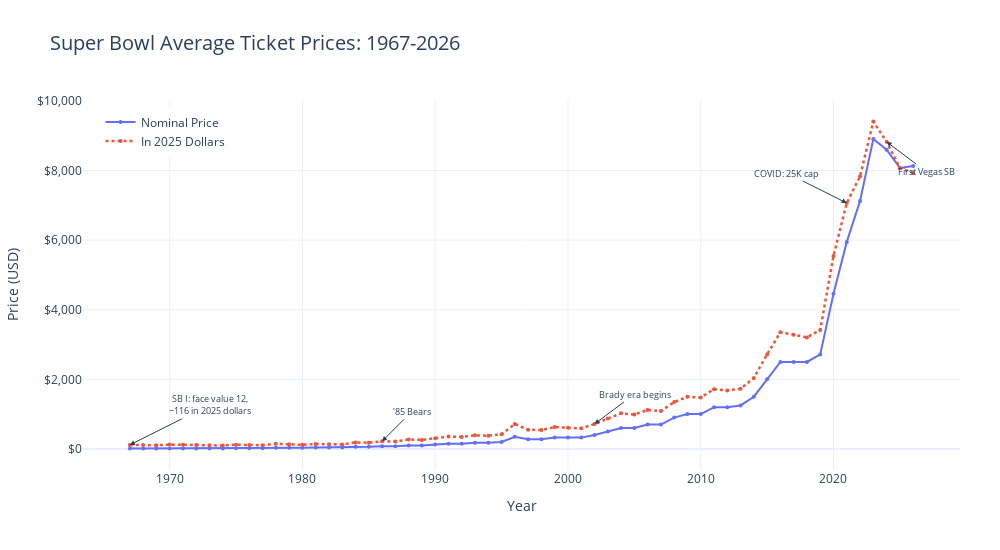

Here is the notebook cell this chart was saved with:
### Markdown cell above
---
## Chart 1: The Big Picture — Nominal vs. Inflation-Adjusted Prices

### Code cell
fig = go.Figure()

# Nominal price line
fig.add_trace(go.Scatter(
    x=df['year'], y=df['avg_ticket_price'],
    mode='lines+markers',
    name='Nominal Price',
    line=dict(color=COLORS['nominal'], width=2),
    marker=dict(size=4),
    hovertemplate='%{x}<br>Nominal: $%{y:,.0f}<extra></extra>'
))

# Inflation-adjusted line
fig.add_trace(go.Scatter(
    x=df['year'], y=df['avg_ticket_price_adj'],
    mode='lines+markers',
    name=f'In {TARGET_YEAR} Dollars',
    line=dict(color=COLORS['adjusted'], width=2.5, dash='dot'),
    marker=dict(size=4),
    hovertemplate='%{x}<br>Adjusted: $%{y:,.0f}<extra></extra>'
))

# Key event annotations
annotations = [
    dict(x=1967, y=df.loc[df['year']==1967, 'avg_ticket_price_adj'].values[0],
         text="SB I: face value 12,<br>~116 in 2025 dollars", showarrow=True,
         arrowhead=2, ax=80, ay=-40, font=dict(size=9)),
    dict(x=1986, y=df.loc[df['year']==1986, 'avg_ticket_price_adj'].values[0],
         text="'85 Bears", showarrow=True,
         arrowhead=2, ax=30, ay=-30, font=dict(size=9)),
    dict(x=2002, y=df.loc[df['year']==2002, 'avg_ticket_price_adj'].values[0],
         text="Brady era begins", showarrow=True,
         arrowhead=2, ax=40, ay=-30, font=dict(size=9)),
    dict(x=2021, y=df.loc[df['year']==2021, 'avg_ticket_price_adj'].values[0],
         text="COVID: 25K cap", showarrow=True,
         arrowhead=2, ax=-60, ay=-30, font=dict(size=9)),
    dict(x=2024, y=df.loc[df['year']==2024, 'avg_ticket_price_adj'].values[0],
         text="First Vegas SB", showarrow=True,
         arrowhead=2, ax=40, ay=30, font=dict(size=9)),
]

fig.update_layout(
    title=dict(text='Super Bowl Average Ticket Prices: 1967-2026', font_size=20),
    xaxis_title='Year',
    yaxis_title='Price (USD)',
    yaxis_tickformat='$,.0f',
    legend=dict(x=0.02, y=0.98),
    hovermode='x unified',
    annotations=annotations,
    width=1000, height=550,
    margin=dict(r=40),
)

fig.show()
fig.write_image(EXPORT_DIR / "trend_nominal_vs_adjusted.png", scale=2)

### Figure 1 — Plotly figure (JSON) as saved in the notebook; plotly's stock layout.template omitted (floating-point values rounded to 4 significant figures)
{"data": [{"hovertemplate": "%{x}<br>Nominal: $%{y:,.0f}<extra></extra>", "line": {"color": "#636EFA", "width": 2}, "marker": {"size": 4}, "mode": "lines+markers", "name": "Nominal Price", "type": "scatter", "x": [1967, 1968, 1969, 1970, 1971, 1972, 1973, 1974, 1975, 1976, 1977, 1978, 1979, 1980, 1981, 1982, 1983, 1984, 1985, 1986, 1987, 1988, 1989, 1990, 1991, 1992, 1993, 1994, 1995, 1996, 1997, 1998, 1999, 2000, 2001, 2002, 2003, 2004, 2005, 2006, 2007, 2008, 2009, 2010, 2011, 2012, 2013, 2014, 2015, 2016, 2017, 2018, 2019, 2020, 2021, 2022, 2023, 2024, 2025, 2026], "y": [12, 12, 12, 15, 15, 15, 15, 15, 20, 20, 20, 30, 30, 30, 40, 40, 40, 60, 60, 75, 75, 100, 100, 125, 150, 150, 175, 175, 200, 350, 275, 275, 325, 325, 325, 400, 500, 600, 600, 700, 700, 900, 1000, 1000, 1200, 1200, 1250, 1500, 2000, 2500, 2500, 2500, 2716, 4460, 5950, 7124, 8907, 8600, 8076, 8132]}, {"hovertemplate": "%{x}<br>Adjusted: $%{y:,.0f}<extra></extra>", "line": {"color": "#EF553B", "dash": "dot", "width": 2.5}, "marker": {"size": 4}, "mode": "lines+markers", "name": "In 2025 Dollars", "type": "scatter", "x": [1967, 1968, 1969, 1970, 1971, 1972, 1973, 1974, 1975, 1976, 1977, 1978, 1979, 1980, 1981, 1982, 1983, 1984, 1985, 1986, 1987, 1988, 1989, 1990, 1991, 1992, 1993, 1994, 1995, 1996, 1997, 1998, 1999, 2000, 2001, 2002, 2003, 2004, 2005, 2006, 2007, 2008, 2009, 2010, 2011, 2012, 2013, 2014, 2015, 2016, 2017, 2018, 2019, 2020, 2021, 2022, 2023, 2024, 2025, 2026], "y": [115.7, 111.0, 105.3, 124.4, 119.2, 115.5, 108.8, 97.94, 119.7, 113.1, 106.2, 148.1, 133.0, 117.2, 141.7, 133.4, 129.3, 185.9, 179.5, 220.3, 212.5, 272.1, 259.6, 307.9, 354.5, 344.2, 389.8, 380.1, 422.4, 718.1, 551.5, 543.1, 628.0, 607.5, 590.7, 715.7, 874.7, 1022.0, 988.9, 1118.0, 1087.0, 1346.0, 1501.0, 1476.0, 1718.0, 1682.0, 1727.0, 2040.0, 2716.0, 3353.0, 3283.0, 3205.0, 3419.0, 5547.0, 7068.0, 7835.0, 9410.0, 8825.0, 8076.0, 7932.0]}], "layout": {"annotations": [{"arrowhead": 2, "ax": 80, "ay": -40, "font": {"size": 9}, "showarrow": true, "text": "SB I: face value 12,<br>~116 in 2025 dollars", "x": 1967, "y": 115.7}, {"arrowhead": 2, "ax": 30, "ay": -30, "font": {"size": 9}, "showarrow": true, "text": "'85 Bears", "x": 1986, "y": 220.3}, {"arrowhead": 2, "ax": 40, "ay": -30, "font": {"size": 9}, "showarrow": true, "text": "Brady era begins", "x": 2002, "y": 715.7}, {"arrowhead": 2, "ax": -60, "ay": -30, "font": {"size": 9}, "showarrow": true, "text": "COVID: 25K cap", "x": 2021, "y": 7068.0}, {"arrowhead": 2, "ax": 40, "ay": 30, "font": {"size": 9}, "showarrow": true, "text": "First Vegas SB", "x": 2024, "y": 8825.0}], "height": 550, "hovermode": "x unified", "legend": {"x": 0.02, "y": 0.98}, "margin": {"r": 40}, "title": {"font": {"size": 20}, "text": "Super Bowl Average Ticket Prices: 1967-2026"}, "width": 1000, "xaxis": {"title": {"text": "Year"}}, "yaxis": {"tickformat": "$,.0f", "title": {"text": "Price (USD)"}}}}
